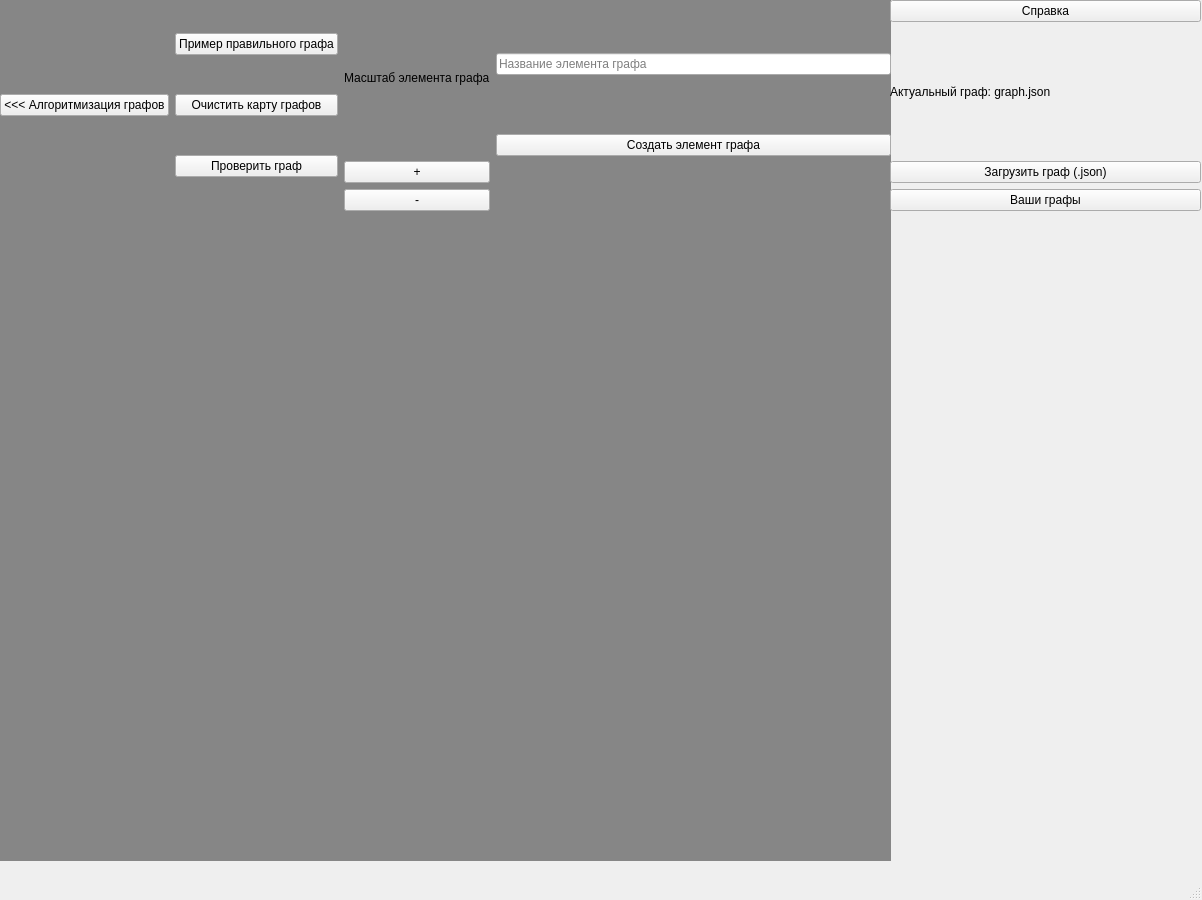
<?xml version="1.0" encoding="UTF-8"?>
<ui version="4.0">
 <class>MainWindow</class>
 <widget class="QMainWindow" name="MainWindow">
  <property name="geometry">
   <rect>
    <x>0</x>
    <y>0</y>
    <width>1202</width>
    <height>900</height>
   </rect>
  </property>
  <property name="windowTitle">
   <string>MainWindow</string>
  </property>
  <widget class="QWidget" name="centralwidget">
   <widget class="QStackedWidget" name="StackedWidget">
    <property name="geometry">
     <rect>
      <x>-10</x>
      <y>0</y>
      <width>901</width>
      <height>861</height>
     </rect>
    </property>
    <property name="styleSheet">
     <string notr="true">QStackedWidget {
	background-color: rgb(134, 134, 134)
}</string>
    </property>
    <property name="currentIndex">
     <number>0</number>
    </property>
    <widget class="QWidget" name="First_Page">
     <widget class="QWidget" name="horizontalLayoutWidget_2">
      <property name="geometry">
       <rect>
        <x>10</x>
        <y>0</y>
        <width>891</width>
        <height>211</height>
       </rect>
      </property>
      <layout class="QHBoxLayout" name="FP_HorizontalLayout">
       <item>
        <layout class="QVBoxLayout" name="FP_VerticalLayout1">
         <item>
          <widget class="QPushButton" name="FP_VL1_PushButton">
           <property name="text">
            <string>&lt;&lt;&lt; Алгоритмизация графов</string>
           </property>
          </widget>
         </item>
        </layout>
       </item>
       <item>
        <layout class="QVBoxLayout" name="FP_VerticalLayout3">
         <item>
          <widget class="QPushButton" name="FP_VP3_GreatGraphExampleBtn">
           <property name="text">
            <string>Пример правильного графа</string>
           </property>
          </widget>
         </item>
         <item>
          <widget class="QPushButton" name="FP_VP3_ClearGraphMapBtn">
           <property name="text">
            <string>Очистить карту графов</string>
           </property>
          </widget>
         </item>
         <item>
          <widget class="QPushButton" name="FP_VP3_CheckGraphBtn">
           <property name="text">
            <string>Проверить граф</string>
           </property>
          </widget>
         </item>
        </layout>
       </item>
       <item>
        <layout class="QVBoxLayout" name="verticalLayout_2">
         <item>
          <widget class="QLabel" name="label">
           <property name="enabled">
            <bool>true</bool>
           </property>
           <property name="text">
            <string>Масштаб элемента графа</string>
           </property>
          </widget>
         </item>
         <item>
          <widget class="QPushButton" name="pushButton_2">
           <property name="text">
            <string>+</string>
           </property>
          </widget>
         </item>
         <item>
          <widget class="QPushButton" name="pushButton">
           <property name="text">
            <string>-</string>
           </property>
          </widget>
         </item>
        </layout>
       </item>
       <item>
        <layout class="QVBoxLayout" name="FP_VerticalLayout2">
         <item>
          <widget class="QLineEdit" name="FP_VP2_LineEdit">
           <property name="text">
            <string/>
           </property>
           <property name="placeholderText">
            <string>Название элемента графа</string>
           </property>
           <property name="clearButtonEnabled">
            <bool>true</bool>
           </property>
          </widget>
         </item>
         <item>
          <widget class="QPushButton" name="FP_VP2_PushButton">
           <property name="text">
            <string>Создать элемент графа</string>
           </property>
          </widget>
         </item>
        </layout>
       </item>
      </layout>
     </widget>
    </widget>
    <widget class="QWidget" name="Second_Page">
     <widget class="QScrollArea" name="ScrollAreaWidgets_2">
      <property name="geometry">
       <rect>
        <x>10</x>
        <y>130</y>
        <width>891</width>
        <height>731</height>
       </rect>
      </property>
      <property name="widgetResizable">
       <bool>true</bool>
      </property>
      <widget class="QWidget" name="scrollAreaWidgetContents_3">
       <property name="geometry">
        <rect>
         <x>0</x>
         <y>0</y>
         <width>889</width>
         <height>729</height>
        </rect>
       </property>
      </widget>
     </widget>
     <widget class="QWidget" name="horizontalLayoutWidget">
      <property name="geometry">
       <rect>
        <x>10</x>
        <y>0</y>
        <width>891</width>
        <height>131</height>
       </rect>
      </property>
      <layout class="QHBoxLayout" name="SP_HorizontalLayout">
       <item>
        <layout class="QVBoxLayout" name="SP_HL_VL_VertIcaLayout1">
         <item>
          <widget class="QPushButton" name="SP_HL_VL_VL_PushButton">
           <property name="enabled">
            <bool>true</bool>
           </property>
           <property name="text">
            <string>&lt;&lt;&lt; Редактор графов</string>
           </property>
          </widget>
         </item>
        </layout>
       </item>
       <item>
        <layout class="QHBoxLayout" name="SP_HL_HorizontalLayout">
         <item>
          <layout class="QVBoxLayout" name="SP_HL_HL_VerticalLayout">
           <item>
            <widget class="QLabel" name="SP_HL_HL_VL1_Label">
             <property name="text">
              <string>Выбрать цвет стрелки:</string>
             </property>
            </widget>
           </item>
           <item>
            <widget class="QListWidget" name="SP_HL_HL_VL1_ListWidget">
             <item>
              <property name="text">
               <string>Красный</string>
              </property>
             </item>
             <item>
              <property name="text">
               <string>Синий</string>
              </property>
             </item>
             <item>
              <property name="text">
               <string>Зеленый</string>
              </property>
             </item>
             <item>
              <property name="text">
               <string>Желтый </string>
              </property>
             </item>
             <item>
              <property name="text">
               <string>Розовый</string>
              </property>
             </item>
             <item>
              <property name="text">
               <string>Фиолетовый</string>
              </property>
             </item>
             <item>
              <property name="text">
               <string>Голубой</string>
              </property>
             </item>
             <item>
              <property name="text">
               <string>Пурпурный</string>
              </property>
             </item>
             <item>
              <property name="text">
               <string>Салатовый</string>
              </property>
             </item>
             <item>
              <property name="text">
               <string>Коричневый</string>
              </property>
             </item>
            </widget>
           </item>
           <item>
            <widget class="QPushButton" name="SP_HL_HL_VL1_ChangeColorBtn">
             <property name="text">
              <string>Выбрать свой цвет</string>
             </property>
            </widget>
           </item>
          </layout>
         </item>
         <item>
          <layout class="QVBoxLayout" name="SP_HL_HL_VerticalLayout3">
           <item>
            <widget class="QLabel" name="SP_HL_HL_VL3_Label">
             <property name="text">
              <string>Выбрать тип обхода дерева:</string>
             </property>
            </widget>
           </item>
           <item>
            <widget class="QListWidget" name="SP_HL_HL_VL3_ListWidget"/>
           </item>
          </layout>
         </item>
         <item>
          <layout class="QVBoxLayout" name="SP_HL_HL_VerticalLayout_2">
           <item>
            <widget class="QLabel" name="SP_HL_HL_VL2_Label">
             <property name="text">
              <string>Выбрать тип перемещения стрелок:</string>
             </property>
            </widget>
           </item>
           <item>
            <widget class="QListWidget" name="SP_HL_HL_VL2_ListWidget"/>
           </item>
          </layout>
         </item>
        </layout>
       </item>
       <item>
        <layout class="QVBoxLayout" name="SP_HL_VL_VerticalLayout2">
         <item>
          <widget class="QPushButton" name="SP_HL_VL_VL2_PushButton">
           <property name="text">
            <string>Обойти граф</string>
           </property>
          </widget>
         </item>
        </layout>
       </item>
      </layout>
     </widget>
    </widget>
   </widget>
   <widget class="QWidget" name="verticalLayoutWidget_3">
    <property name="geometry">
     <rect>
      <x>890</x>
      <y>0</y>
      <width>311</width>
      <height>211</height>
     </rect>
    </property>
    <layout class="QVBoxLayout" name="VerticalLayout1">
     <item>
      <widget class="QPushButton" name="Info">
       <property name="enabled">
        <bool>true</bool>
       </property>
       <property name="cursor">
        <cursorShape>ArrowCursor</cursorShape>
       </property>
       <property name="text">
        <string>Справка</string>
       </property>
      </widget>
     </item>
     <item>
      <widget class="QLabel" name="VP_Label">
       <property name="text">
        <string>Актуальный граф: graph.json</string>
       </property>
      </widget>
     </item>
     <item>
      <widget class="QPushButton" name="VP_UploadGraphButton">
       <property name="text">
        <string>Загрузить граф (.json)</string>
       </property>
      </widget>
     </item>
     <item>
      <widget class="QPushButton" name="VP_PushButton1">
       <property name="text">
        <string>Ваши графы</string>
       </property>
      </widget>
     </item>
    </layout>
   </widget>
   <widget class="QWidget" name="verticalLayoutWidget_8">
    <property name="geometry">
     <rect>
      <x>890</x>
      <y>210</y>
      <width>311</width>
      <height>651</height>
     </rect>
    </property>
    <layout class="QVBoxLayout" name="VerticalLayout2"/>
   </widget>
  </widget>
  <widget class="QMenuBar" name="menubar">
   <property name="geometry">
    <rect>
     <x>0</x>
     <y>0</y>
     <width>1202</width>
     <height>21</height>
    </rect>
   </property>
  </widget>
  <widget class="QStatusBar" name="statusbar"/>
 </widget>
 <resources/>
 <connections/>
</ui>
